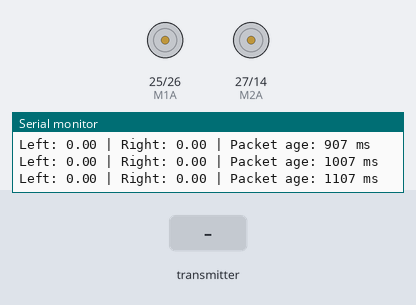
A program run on a simulated ESP32. On the bench: motor-driver pin pairs drawn as motors (green arrow = first pin HIGH = forward, orange = second pin HIGH = backward, longer = more drive), the last lines printed to the serial monitor. Inputs (shaded band) come from the test bench.

Above: at 1.2 s.
1.3 s: the transmitter starts sending left = 25
At 2.3 s:
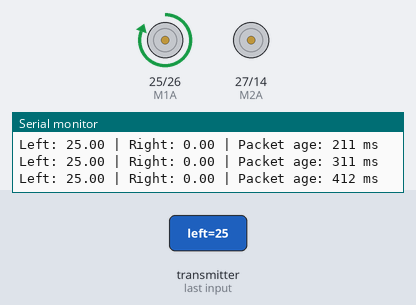
2.8 s: the transmitter starts sending right = 25
At 3.7 s:
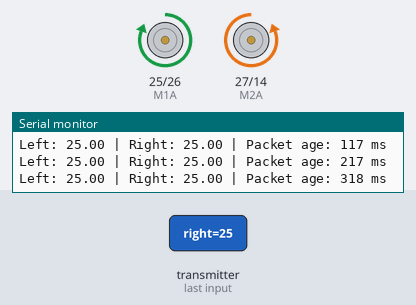
4.3 s: the transmitter starts sending left = 0
At 5.1 s:
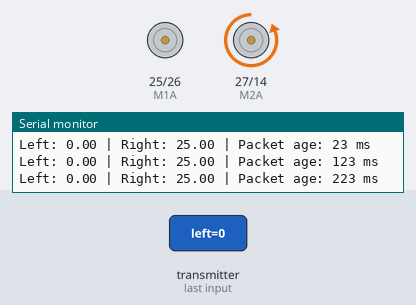
5.8 s: the transmitter starts sending left = 50
At 6.5 s:
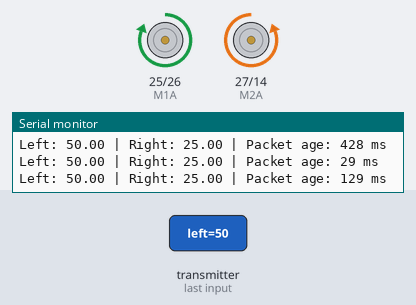
7.3 s: the transmitter starts sending right = 0
At 7.8 s:
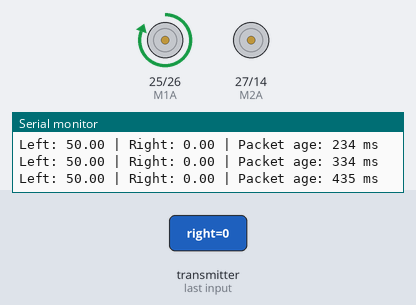
Timing chart, 0 to 9.8 s (numbered marks = the images above; inputs shaded):
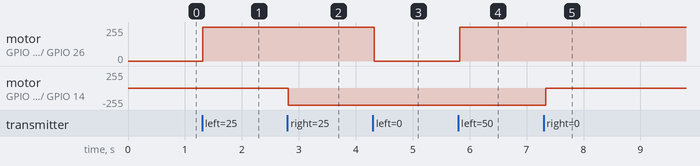

The program:

main.cpp
```cpp
#include <Arduino.h>
#include <WiFi.h>
#include <esp_now.h>

unsigned long lastPacketTime; // stores the last the time a valid data packet was recieved
portMUX_TYPE dataMux = portMUX_INITIALIZER_UNLOCKED; // lock that protects the variables shared between my callback and loop
struct MotorData {
    float left;
    float right;
};
MotorData receivedData = {};
MotorData motorCommand = {};

//callback function that runs automatically after recieving a message
void onDataRecv(const uint8_t *mac, const uint8_t *incomingData, int len) {
    // validating size of packet
    if (len != sizeof(MotorData)) {
        return;
    }
    portENTER_CRITICAL(&dataMux); // prevents loop() from accessing recived data and last data packet cause they are currently being updated
    memcpy(&receivedData, incomingData, sizeof(receivedData));
    lastPacketTime = millis();
    portEXIT_CRITICAL(&dataMux);

}

void SetMotor(int pinA, int pinB, float speed){
    speed = constrain(speed, -1, 1); // alr between -1 and 1 so im prolly going to remove this
    int pwmSpeed = abs(speed)* 255;
    if (speed>0){ // spin foward
        analogWrite(pinB,0);
        analogWrite(pinA,pwmSpeed);
    }
    else if (speed<0){//reverse
        analogWrite(pinA,0);
        analogWrite(pinB,pwmSpeed);
    }
    else{
         analogWrite(pinA, 0);
         analogWrite(pinB, 0);
    }
}


void setup() {
    pinMode(25,OUTPUT); //M1A
    pinMode(26,OUTPUT); //M1B
    pinMode(27,OUTPUT); //M2A
    pinMode(14,OUTPUT); //M2B

    Serial.begin(115200);
    WiFi.mode(WIFI_STA);//puts the esp32 into station mode
    if(esp_now_init()!= ESP_OK){
       Serial.println("ESP NOW initialization failed");
       return;
    }
    Serial.println("ESP NOW initialized sucessfully");
    if (esp_now_register_recv_cb(onDataRecv) != ESP_OK) { //whenever a message arrive call my callback function
        Serial.println("Callback registration failed");
        return;
    }
    Serial.println("Callback registered successfully");

}

void loop() {
    unsigned long packetTime;
    portENTER_CRITICAL(&dataMux);// prevents my callback from changing the recived data or packettime until loop() has gotten them
    motorCommand = receivedData;
    packetTime = lastPacketTime;// Copying the timestamp while locked so the callback can't change it.
    portEXIT_CRITICAL(&dataMux);
    // if we just started the program or its been more than 500ms since a valid packet has been recieved stop both motors
    if (packetTime == 0 || millis() - packetTime > 500) {
        motorCommand = {0, 0};
    }

    // Send motorCommand to the MDD3A
    SetMotor(25,26,motorCommand.left);
    SetMotor(27,14,-motorCommand.right); // Reverse the right motor because the motors face opposite directions
    Serial.printf("Left: %.2f | Right: %.2f | Packet age: %lu ms\n",
              motorCommand.left,
              motorCommand.right,
              millis() - packetTime);
    delay(100);
}
```

Measured:
- after the input at 1.3 s, motor on GPIO 25 (M1A) / GPIO 26 (M1B): stopped → forward 255/255 at once
- after the input at 2.8 s, motor on GPIO 27 (M2A) / GPIO 14 (M2B): stopped → backward 255/255 at once
- after the input at 4.3 s, motor on GPIO 25 (M1A) / GPIO 26 (M1B): forward 255/255 → stopped at once
- after the input at 5.8 s, motor on GPIO 25 (M1A) / GPIO 26 (M1B): stopped → forward 255/255 at once
- after the input at 7.3 s, motor on GPIO 27 (M2A) / GPIO 14 (M2B): backward 255/255 → stopped at once
